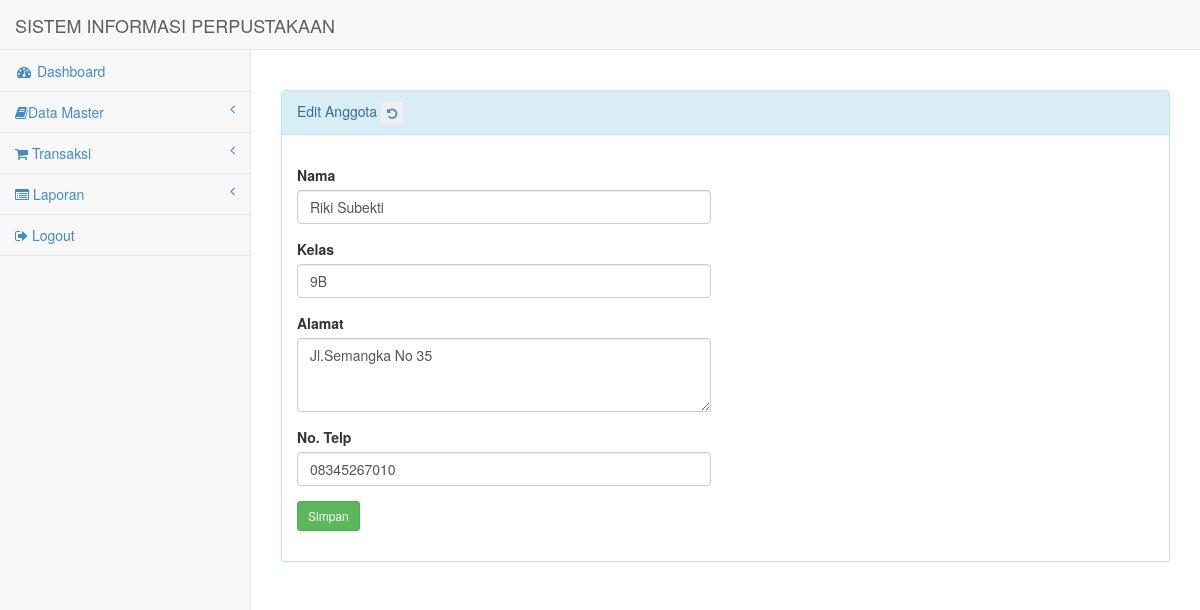
Screenshot of /index_admin.php?p=anggota-edit&id=1 (signed in) with the database file from the repository.
### tables this page shows
CREATE TABLE `anggota` (
  `id_anggota` int(11) NOT NULL,
  `nama` varchar(50) NOT NULL,
  `kelas` varchar(20) NOT NULL,
  `alamat` text NOT NULL,
  `no_tlp` varchar(20) NOT NULL
);

### pages/anggota-edit.php (the view, shortened to what this page needs)
<?php
$id = $_GET['id'];
$sql = mysqli_query($con, "SELECT * FROM anggota WHERE id_anggota='$id'");
$d=mysqli_fetch_array($sql);
?>
<div id="page-wrapper">
        <div class="row">
            <div class="col-lg-12"><br><br>
                <div class="panel panel-info">
                    <div class="panel-heading">
                        Edit Anggota <button class="btn btn-xs btn-grey"><a href="index_admin.php?p=anggota"><i class=" fa fa-undo"></i></a></button>
                    </div>
                    <div class="panel-body">
                        <div class="row">
                            <div class="col-lg-6">
                                <form role="form" action="proses/anggota-edit.php" method="post">
                                    <div class="form-group">
                                        <label>Nama</label>
                                        <input name="nama" type="text" class="form-control" value="<?= $d['nama']?>">
                                    </div>
                                    <div class="form-group">
                                        <label>Kelas</label>
                                        <input name="kelas" type="text" class="form-control" value="<?= $d['kelas']?>">
                                    </div>
                                    <div class="form-group">
                                        <label>Alamat</label>
                                        <textarea value="<?= $d['alamat']?>" name="alamat" type="text" class="form-control" rows="3"><?= $d['alamat']?></textarea>
                                    </div>
                                    <div class="form-group">
                                        <label>No. Telp</label>
                                        <input name="no_tlp" type="text" class="form-control" value="<?= $d['no_tlp']?>">
                                    </div>
                                    <div class="form-group">
                                        <input class="btn btn-sm btn-success" type="submit" name="simpan" value="Simpan" id="" onclick="return confirm ('Apakah yakin akan menyimpan data ini?')">
                                    </div>
                                </form>
                            </div>
                        </div>
                    </div>
                </div>
            </div>
        </div>
    </div>

### assets/css/sb-admin.css (style rules this page uses)
body { background-color: #f8f8f8; padding-top: 100px; }
@media (min-width:768px) { body { padding-top: 50px; } }
#page-wrapper { padding: 0 15px; min-height: 568px; background-color: #fff; }
@media (min-width:768px) { #page-wrapper { position: inherit; margin: 0 0 0 250px; padding: 0 30px; min-height: 1300px; border-left: 1px solid #e7e7e7; } }

### rows the page displays
anggota: nama "Riki Subekti", kelas "9B", alamat "Jl.Semangka No 35", no_tlp "08345267010"
